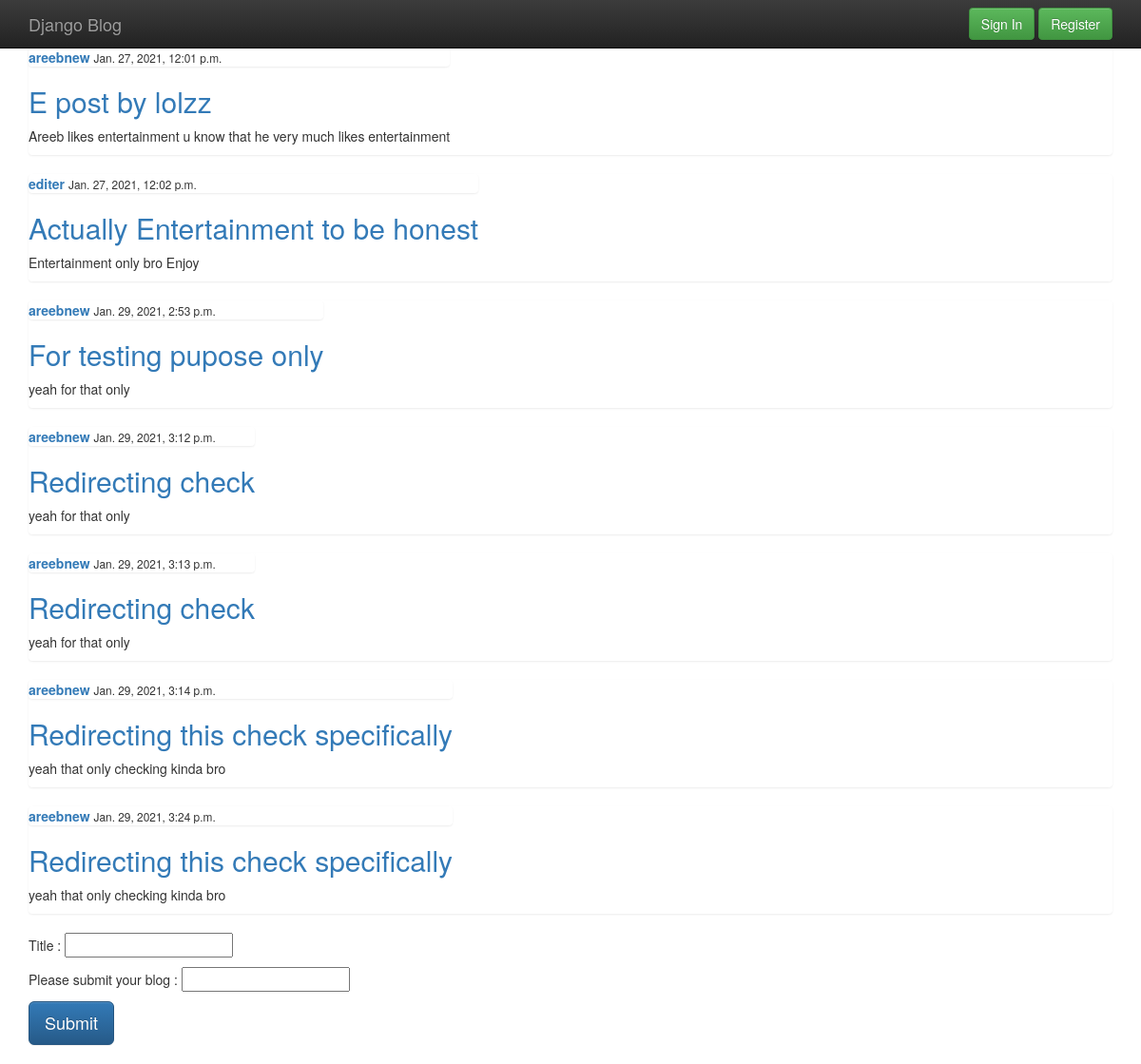
The app's page /entertainment/, older data.
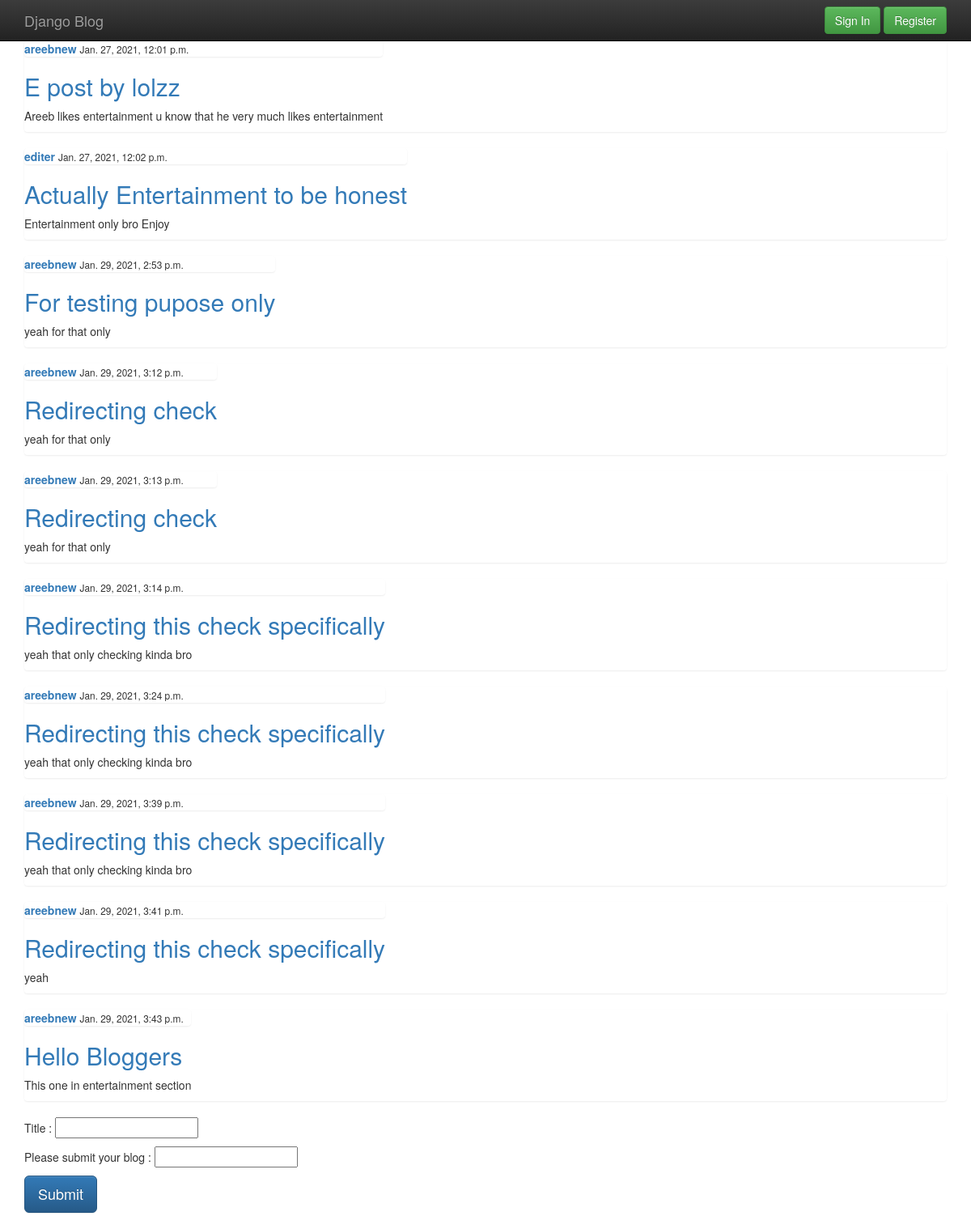
The same page, newer data.
### blog/models.py (models this page shows, shortened)
class E_Post(models.Model):
 	title = models.CharField( max_length = 100)
 	content = models.TextField()
 	date_posted = models.DateTimeField ( default = timezone.now)
 	author = models.ForeignKey( User , on_delete = models.CASCADE)

### blog/views.py (the view)
# urls.py: path('entertainment/' , views.entertainment , name = 'entertainment' ),
def entertainment(request):
	context = {
		'posts' : E_Post.objects.all()
	}
	return render( request , 'blog/entertainment.html' , context )

### blog/templates/blog/entertainment.html (shortened to what this page needs)
{% extends 'blog/base.html' %}
{% block content %}
<section class = "container">
	{% for p in posts %}
	<div class = "list-group">
		<article>
			<div class="media-body">
				<div class ="list-group">
					<a href="#"><strong> {{ p.author }} </strong> </a>
					<small> {{ p.date_posted }}</small>
				</div>
				<h2>
					<a href="#">
						{{ p.title }}
					</a>
				</h2>
					<p>
						{{ p.content }}
					</p>
			</div>
		</article>
	</div>
	{% endfor %}
</section>
<section class = "container" >
	<form action = "entertainment_post_add/" method = "post">
		<p>
			Title :
			<input type="text" name="entertainment_post_title"> </input>
		</p>
		<p>
			Please submit your blog :
			<input type="text" name="entertainment_post_content"> </input>
		</p>
		<button class = "btn btn-primary btn-lg" type="submit"> Submit </button>
	</form>
</section>
{% endblock %}

Row changes from the older to the newer data that the page shows:
added E_Post: author "areebnew", date_posted "Jan. 29, 2021, 3:39 p.m.", title "Redirecting this check specifically", content "yeah that only checking kinda bro"
added E_Post: author "areebnew", date_posted "Jan. 29, 2021, 3:41 p.m.", title "Redirecting this check specifically", content "yeah"
added E_Post: author "areebnew", date_posted "Jan. 29, 2021, 3:43 p.m.", title "Hello Bloggers", content "This one in entertainment section"
